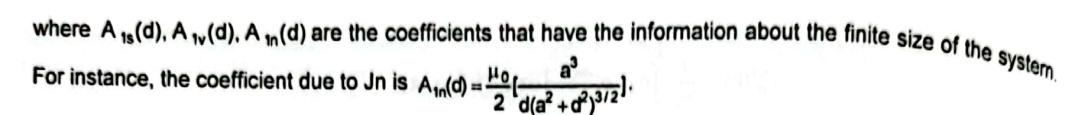
#> input picture src/test/data/line_0.jpg, 1067 x 115 px; its folder holds only this picture in this run
$ python -i mix_inference.py   (imports and definitions only)
#> lines starting #> are read from the running program, lines starting #| are printed output that depends on the picture
#> further down, picture is the input picture: shape (115, 1067, 3); mean B, G, R 227.9, 228.7, 228.2
import re
import heapq
import cv2
import time
import numpy as np
import math
import pytesseract

from collections import Counter
from typing import List
from PIL import Image

from ..det_model.inference import predict as latex_det_predict
from ..det_model.Bbox import Bbox, draw_bboxes

from ..ocr_model.utils.inference import inference as latex_rec_predict
from ..ocr_model.utils.to_katex import to_katex, change_all

from texteller.ocr_for_text import extract_text_from_image
MAXV = 999999999

ERROR_Y = 5
ERROR_X = 5
MARGIN = 27


def remove_noise(image):
    # Dividimos la imagen en sus canales B, G, R
    b_channel, g_channel, r_channel = cv2.split(image)

    # Definimos el kernel para "sharpening"
    kernel = np.array([[0, -1, 0], [-1, 4.9, -1], [0, -1, 0]])

    # Aplicamos el filtro y denoising a cada canal por separado
    sharpen_b = cv2.filter2D(b_channel, -1, kernel)
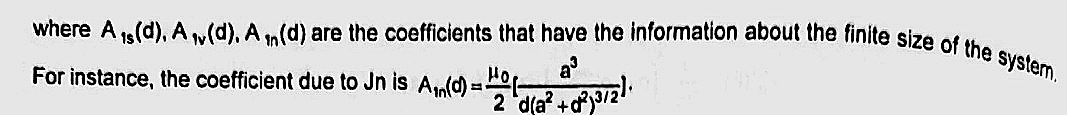
#> sharpen_b: shape (115, 1067); min 0, max 255, mean 209.3
    sharpen_g = cv2.filter2D(g_channel, -1, kernel)
    sharpen_r = cv2.filter2D(r_channel, -1, kernel)

    denoised_b = cv2.fastNlMeansDenoising(sharpen_b, None, h=30, templateWindowSize=7, searchWindowSize=21)
    denoised_g = cv2.fastNlMeansDenoising(sharpen_g, None, h=30, templateWindowSize=7, searchWindowSize=21)
    denoised_r = cv2.fastNlMeansDenoising(sharpen_r, None, h=30, templateWindowSize=7, searchWindowSize=21)

    # Combinamos los canales de nuevo
    denoised_image = cv2.merge([denoised_b, denoised_g, denoised_r])

    # Guardamos el resultado
    cv2.imwrite('imagen_denoised_color.jpg', denoised_image)

    return denoised_image

# [303 lines left out: functions mask_img, bbox_merge, split_conflict, slice_from_image, union_bboxes, mix_inference, not called in this run]

>>> import cv2
>>> picture = cv2.imread('../../../test/data/line_0.jpg')
>>> result = remove_noise(picture)

$ run again, on src/test/data/line_4.jpg
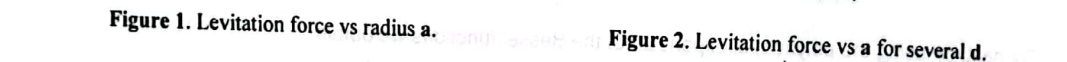
#> input picture src/test/data/line_4.jpg, 1067 x 62 px
#> picture is the input picture: shape (62, 1067, 3); mean B, G, R 238.3, 238.2, 238.1
#> in remove_noise, `sharpen_b = cv2.filter2D(b_channel, -1, kernel)`:
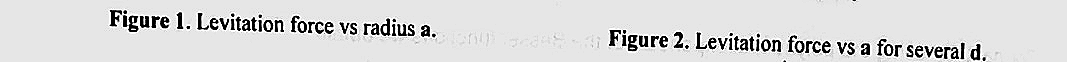
#> sharpen_b: shape (62, 1067); min 0, max 255, mean 216.6
